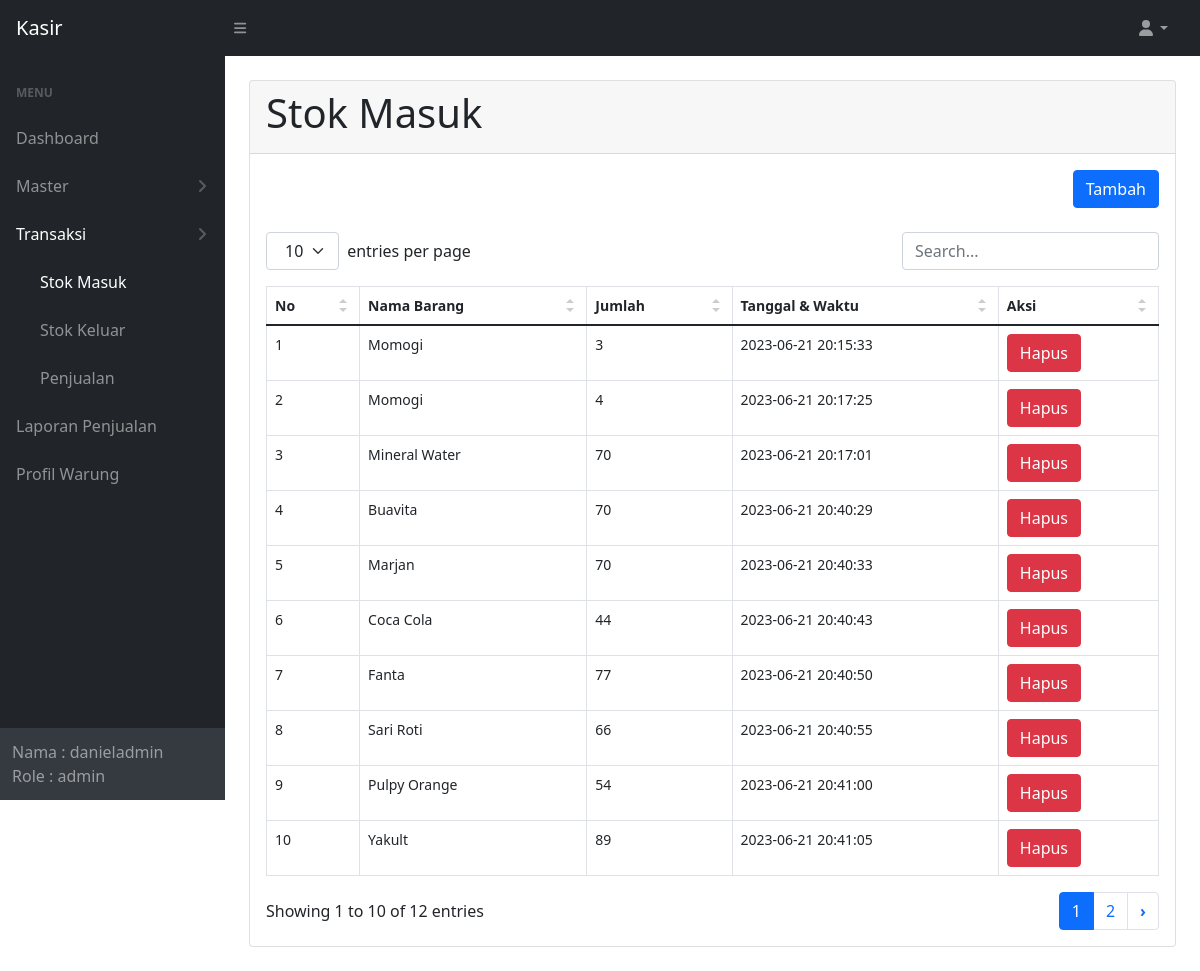
Screenshot of /stok-masuk/index.php (signed in) with the database file from the repository.
### tables this page shows
CREATE TABLE `barang_masuk` (
  `id_masuk` int(11) NOT NULL,
  `id_barang` int(11) NOT NULL,
  `jumlah` int(11) NOT NULL,
  `tgl_msk` datetime NOT NULL
);

CREATE TABLE `barang` (
  `id_barang` int(11) NOT NULL,
  `id_kategori` int(11) NOT NULL,
  `id_satuan` int(11) NOT NULL,
  `nama` varchar(25) NOT NULL,
  `harga_barang` int(11) NOT NULL,
  `stok` int(11) NOT NULL DEFAULT 0
);

### function.php (called while the page is built, shortened)
<?php
require 'config.php';
function query($query)
{
  global $conn;
  $result = mysqli_query($conn, $query);
  $rows = [];
  while ($row = mysqli_fetch_assoc($result)) {
    $rows[] = $row;
  }
  return $rows;
}

### stok-masuk/index.php (the view, shortened to what this page needs)
<?php
require '../function.php';
$barang = query("SELECT * FROM barang
    INNER JOIN barang_masuk
    ON barang.id_barang = barang_masuk.id_barang
    order by barang.id_barang ASC
    ");
?>
<!DOCTYPE html>
<html lang="en">
<head>
  <link rel="stylesheet" type="text/css" href="<?php echo BASEURL; ?>/assets/css/datatables.css">
  <link rel="stylesheet" type="text/css" href="<?php echo BASEURL; ?>/assets/css/styles.css">
</head>
<body class="sb-nav-fixed">
  <?php include '../partials/top_nav.php'; ?>
  <div id="layoutSidenav">
    <div id="layoutSidenav_nav">
      <?php include '../partials/sidebar.php'; ?>
    </div>
    <div id="layoutSidenav_content">
      <div class="container-fluid px-4">
        <div class="card mb-4 mt-4">
          <div class="card-header">
            <h1>Stok Masuk</h1>
          </div>
          <div class="card-body">
            <table id="datatablesSimple">
              <div class="clearfix">
                <a class="btn btn-primary mb-4 float-end" href="<?php echo BASEURL; ?>/stok-masuk/tambah" role="button">Tambah</a>
              </div>
              <thead>
                <tr>
                  <th>No</th>
                  <th>Nama Barang</th>
                  <th>Jumlah</th>
                  <th>Tanggal & Waktu</th>
                  <th>Aksi</th>
                </tr>
              </thead>
              <tbody>
                <?php $i = 1; ?>
                <?php foreach ($barang as $c) { ?>
                  <tr>
                    <td>
                      <?php echo $i; ?>
                    </td>
                    <td>
                      <?php echo htmlentities($c['nama']); ?>
                    </td>
                    <td>
                      <?php echo htmlentities($c['jumlah']); ?>
                    </td>
                    <td>
                      <?php echo htmlentities($c['tgl_msk']); ?>
                    </td>
                    <td>
                      <a class="btn btn-danger" href="<?php echo BASEURL; ?>/stok-masuk/hapus?id=<?php echo $c['id_masuk'] ?>" onclick="return confirm('Apakah anda yakin menghapus data ini ?')">Hapus</a>
                    </td>
                  </tr>
                  <?php $i++; ?>
                <?php } ?>
              </tbody>
            </table>
          </div>
        </div>
      </div>
    </div>
</body>
</html>

### assets/css/datatables.css (style rules this page uses)
.dataTable-table { max-width:100%;width:100%;border-spacing:0;border-collapse:separate }
.dataTable-table>tbody>tr>td,.dataTable-table>tbody>tr>th,.dataTable-table>tfoot>tr>td,.dataTable-table>tfoot>tr>th,.dataTable-table>thead>tr>td,.dataTable-table>thead>tr>th { vertical-align:top;padding:8px 10px }
.dataTable-table>thead>tr>th { vertical-align:bottom;text-align:left;border-bottom:1px solid #d9d9d9 }
.dataTable-table th { vertical-align:bottom;text-align:left }

### rows the page displays
barang_masuk: id_barang.nama "Momogi", jumlah "3", tgl_msk "2023-06-21 20:15:33"
barang_masuk: id_barang.nama "Momogi", jumlah "4", tgl_msk "2023-06-21 20:17:25"
barang_masuk: id_barang.nama "Mineral Water", jumlah "70", tgl_msk "2023-06-21 20:17:01"
barang_masuk: id_barang.nama "Buavita", jumlah "70", tgl_msk "2023-06-21 20:40:29"
barang_masuk: id_barang.nama "Marjan", jumlah "70", tgl_msk "2023-06-21 20:40:33"
barang_masuk: id_barang.nama "Coca Cola", jumlah "44", tgl_msk "2023-06-21 20:40:43"
barang_masuk: id_barang.nama "Fanta", jumlah "77", tgl_msk "2023-06-21 20:40:50"
barang_masuk: id_barang.nama "Sari Roti", jumlah "66", tgl_msk "2023-06-21 20:40:55"
barang_masuk: id_barang.nama "Pulpy Orange", jumlah "54", tgl_msk "2023-06-21 20:41:00"
barang_masuk: id_barang.nama "Yakult", jumlah "89", tgl_msk "2023-06-21 20:41:05"

### other values shown
$username "danieladmin"
$role "admin"
